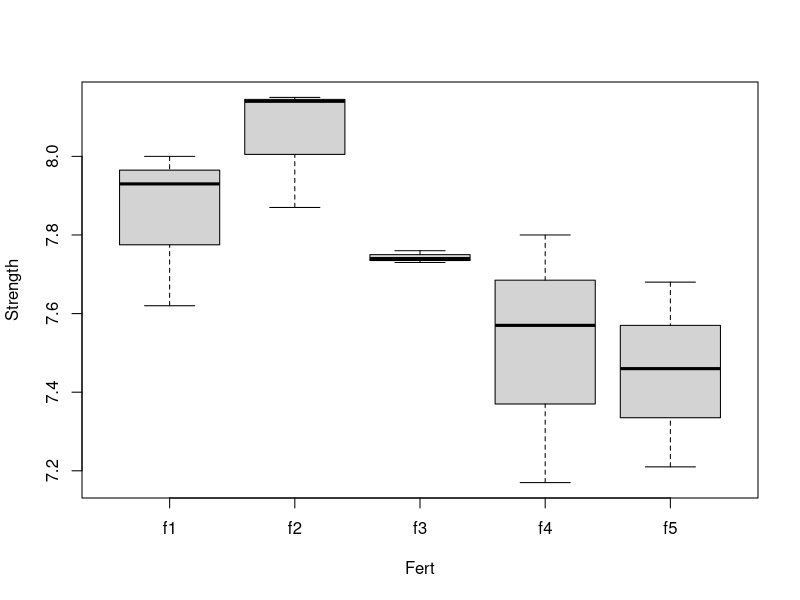
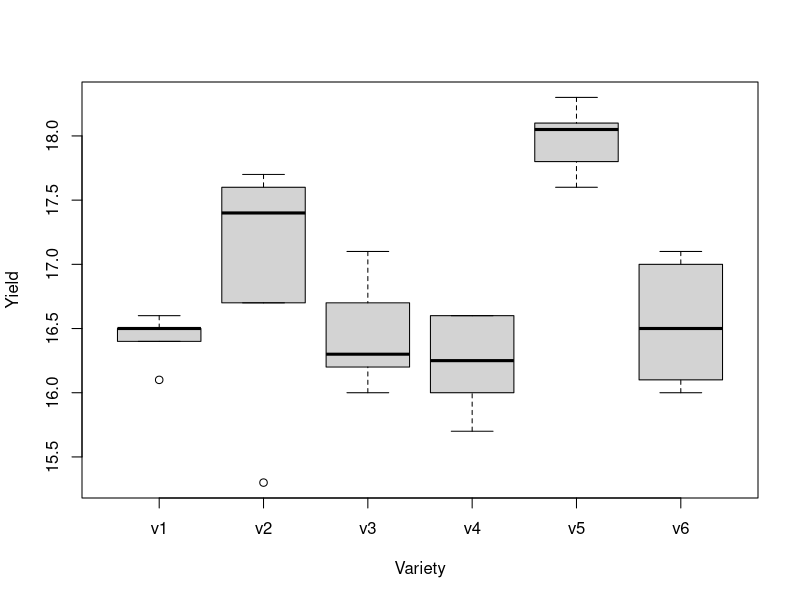
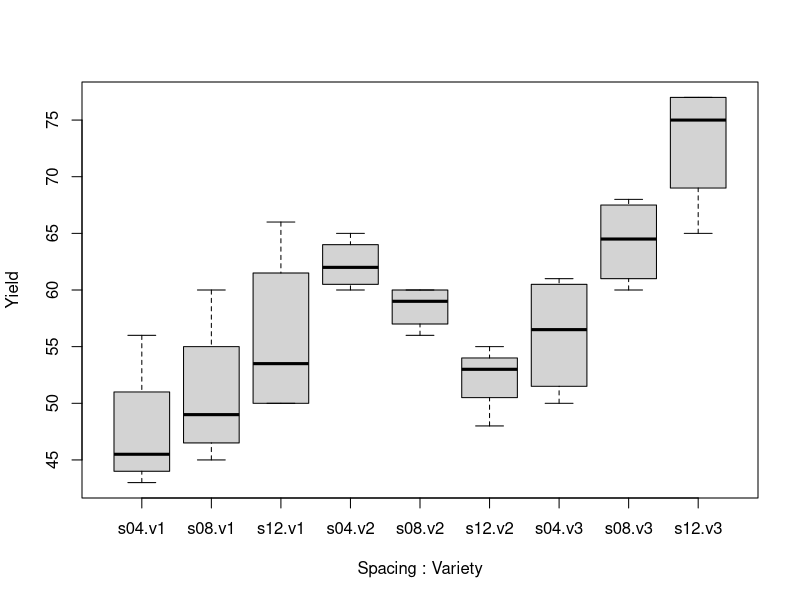
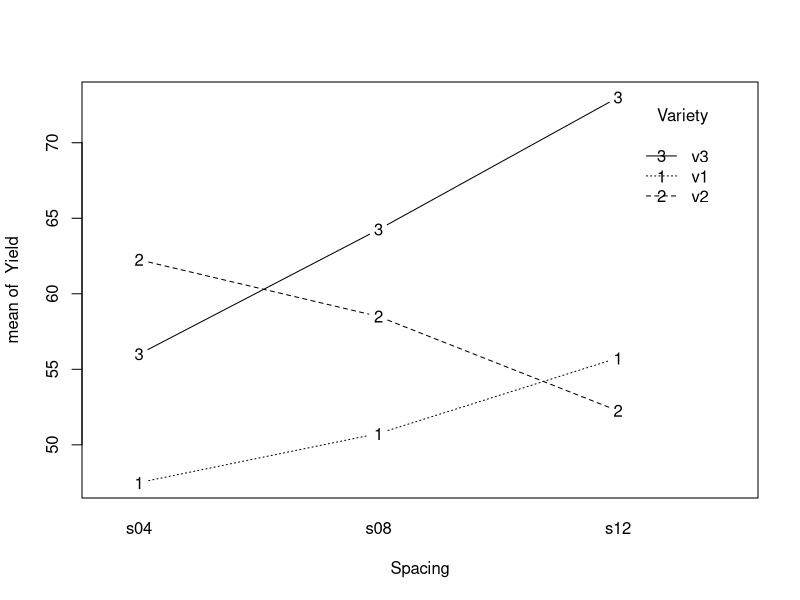
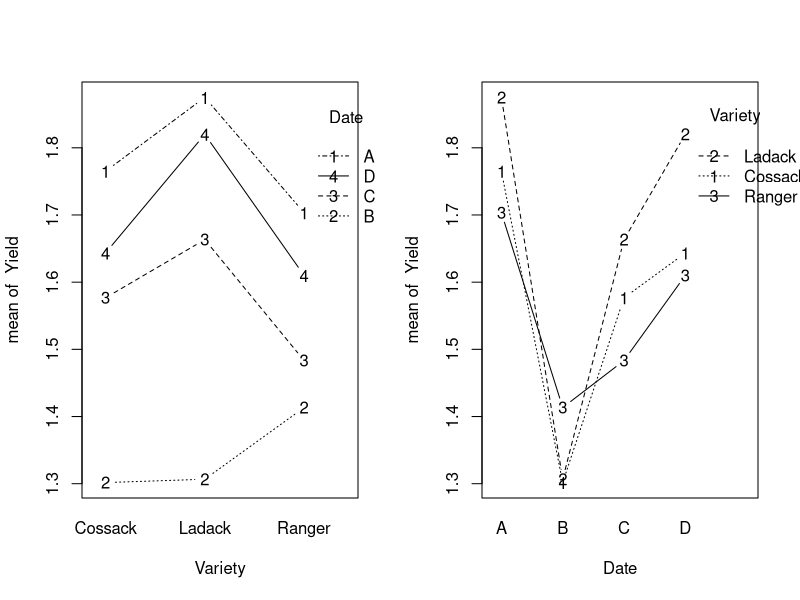

Generate these figures, in order, with R:
################################################################
# MK-002-EN Applied Statistics / MK-002 Angewandte Statistik / #
# MK-002-EN-DI Applied Statistics                              #
# *** Experimental Designs ***                                 #
################################################################

library("lme4"); library("emmeans");  
library("multcomp"); library("multcompView")
options ( contrasts = c("contr.sum","contr.sum") )

# 1 Randomized complete block design: Cotton
############################################

# Data preparation:
cotton <- read.table ("v14-u41-01.csv", header=T, sep=";", dec=",",
                      stringsAsFactors = T) 
str(cotton)

# Analysis of variance:
boxplot( Strength ~ Fert , data=cotton )
m1 <- aov ( Strength ~ Blk + Fert, data=cotton )
summary ( m1 )

# Means:
model.tables ( m1, "means" )

# Least significant differences:
va  <- anova ( m1 )             # Analysis of variance
b <- 3; t <- 5                  # Number of blocks and treatments
sed <- sqrt ( 2 * va[3,3] / b)  # Standard error of a difference of means
dfe <- va[3,1]                  # Degrees of freedom residuals
lsd <- qt(0.975,dfe) * sed                 # Least significant difference
hsd <- qtukey(0.95,t,dfe) * sed / sqrt(2)  # Honestly significant diff.
sed; lsd; hsd

# Pairwise comparisons, unadjusted:
e.F <- emmeans ( m1, ~Fert )
cld ( e.F, adjust="none" )
test( contrast (e.F , "pairwise"), adjust="none")

# Pairwise comparisons, adjusted:
cld ( e.F, adjust="tukey" )
cld ( e.F, adjust="tukey", alpha=0.1 ) # changing the significance level
test( contrast (e.F , "pairwise"), adjust="tukey")


# 2 Latin square: Sugar beets
#############################

# Data input:
sugar <- read.table ( "v14-u41-02.csv", header=T, sep=";", dec=",",
                      stringsAsFactors = T)
str(sugar)
head(sugar)

boxplot ( Yield ~ Variety, data=sugar )

# Anaylsis of variance:
m2 <- aov ( Yield ~ Row + Col + Variety, data=sugar )
summary ( m2 )

# Least significant differences:
r   <- 6                         # 6 rows, 6 columns, 6 treatments
va  <- anova ( m2 ) 
sed <- sqrt ( 2* va[4,3] / r)    # va[4,3]: MS residuals
dfe <- va[4,1]                   # df residuals
lsd <- qt(0.975,dfe) * sed 
hsd <- qtukey(0.95,r,dfe) * sed / sqrt(2) 
sed; lsd; hsd

# Means and pairwise comparions:
e.V <- emmeans(m2, ~Variety)
cld ( e.V, adjust="none" )
test( contrast ( e.V, "pairwise"), adjust="none" )


# 3 Simple lattice: Soy beans
#############################

# Data input:
soy <- read.table ( "v14-u41-03.csv", header=T, sep=";", dec=",",
                    stringsAsFactors = T)
str(soy)

# Analysis of variance:
soy$Block.in.Rep <- soy$Block:soy$Rep   # Sequence of model terms!!
m3 <- aov ( Yield ~ Rep + Block.in.Rep + Variety , data=soy)
summary(m3)

# Least significant differences:
r <- 2; k <- 5                    # 2 replications, blocksize k = 5
va <- anova ( m3 )
msb <- va[2,3]                    # mean squares of the block
mse <- va[4,3]; dfe <- va[4,1]    # mean squares and degrees of freedom of residuals
w <- (msb-mse) / (k*(r-1)*msb)

# Different values for first and second associates:
sed.l1 <- sqrt( 2*mse/r*(1+(r-1)*w)); lsd.l1 <- qt(0.975,dfe) * sed.l1 
sed.l0 <- sqrt( 2*mse/r*(1+r*w))    ; lsd.l0 <- qt(0.975,dfe) * sed.l0 

sed.l1; sed.l0
lsd.l1; lsd.l0

# Calculation of adjusted entry means using a mixed model:
m3a <- lmer(Yield ~   (1|Rep) + (1|Block.in.Rep) + Variety , data=soy)
# (1|...) means random factor
emmeans(m3a, ~Variety)


# 4 Randomized complete block design with two factors: Cowpeas
##############################################################

peas <- read.table ( "v14-u41-04.csv", header=T, sep=";", dec=",",
                     stringsAsFactors = T)
str(peas)

# Analysis of variance:
boxplot ( Yield ~ Spacing:Variety , data=peas )
m4 <- aov ( Yield ~ Block + Spacing + Variety + Spacing:Variety ,
            data=peas)
summary(m4)

# Plot interaction:
with ( peas, interaction.plot ( Spacing, Variety, Yield, type="b"))

# Least significant differences:
r <- 4; a <- 3; b <- 3
va <- anova ( m4 ) 
mse <- va[5,3]; mse
dfe <- va[5,1]; dfe
sed.a <- sqrt( 2*mse/(r*b)) 
sed.b <- sqrt( 2*mse/(r*a)) 
sed.ab <- sqrt( 2*mse/(r)) 
lsd.a <- qt(0.975,dfe) * sed.a 
lsd.b <- qt(0.975,dfe) * sed.b 
lsd.ab <- qt(0.975,dfe) * sed.ab

sed.a; sed.b; sed.ab  # different values for comparisons
lsd.a; lsd.b; lsd.ab  # between main factors and treatment combinations

# Means and pairwise comparisons:
e.V1 <- emmeans(m4, ~Spacing:Variety)
e.V1

e.V2 <- emmeans(m4, ~Spacing|Variety)         # different display
cld ( e.V2, adjust="none", sort=F )
test( contrast ( e.V2, "pairwise"), adjust="none" )

e.V3 <- emmeans(m4, ~Variety|Spacing)
cld ( e.V3, adjust="none", sort=F )
test( contrast ( e.V3, "pairwise"), adjust="none" )  # different display


# 5 Split plot:  Alfalfa
########################

# Data input:
alf <- read.table ( "v14-u41-05.csv", header=T, sep=";", dec=",",
                    stringsAsFactors = T)
str(alf)

# Analysis of variance:
m5 <- aov(Yield ~ Variety + Date + Date:Variety 
          + Error(Block/Variety), data=alf)
summary (m5)

# Plot interaction
par (mfrow=c(1,2))
with ( alf, interaction.plot (  Variety, Date, Yield, type="b" ))
with ( alf, interaction.plot (  Date, Variety, Yield, type="b" ))

# Least significant differences
r <- 6 ; a <- 3 ; b <- 4                 # 6 blocks, 3 varieties, 4 dates
ms.me <- summary(m5)[[2]][[1]][2,3]
ms.se <- summary(m5)[[3]][[1]][3,3]
df.me <- summary(m5)[[2]][[1]][2,1]
df.se <- summary(m5)[[3]][[1]][3,1]
df.ia <- ( ms.me + (b-1)*ms.se ) ^2 /    # Satterthwaite Approximation
  ( ms.me ^2 / df.me  +  ((b-1)*ms.se)^2 / df.se ) 
sed.1 <- sqrt(2*ms.me/r/b); sed.2 <- sqrt(2*ms.se/r/ a)
sed.3 <- sqrt(2*ms.se/r  ); sed.4 <- sqrt(2*(ms.me+(b-1)*ms.se)/r/b)
lsd.1 <- qt(0.975,df.me) * sed.1 ;  lsd.2 <- qt(0.975,df.se) * sed.2 
lsd.3 <- qt(0.975,df.se) * sed.3 ;  lsd.4 <- qt(0.975,df.ia) * sed.4 

sed.1; sed.2; sed.3; sed.4
lsd.1; lsd.2; lsd.3; lsd.4

# Pairwise comparisons
e.V <- emmeans(m5, ~Variety)
cld ( e.V, adjust="none",sort=F)
test( contrast ( e.V, "pairwise"), adjust="none" )

e.D <- emmeans(m5, ~Date)
cld ( e.D, adjust="none",sort=F)
test( contrast ( e.D, "pairwise"), adjust="none" )

e.DV <- emmeans(m5, ~Date|Variety)
cld ( e.DV, adjust="none",sort=F )
test( contrast ( e.DV, "pairwise"), adjust="none" )

e.VD <- emmeans(m5, ~Variety|Date)
cld ( e.VD, adjust="none",sort=F )
test( contrast ( e.VD, "pairwise"), adjust="none" )


# 6 Cleaning up
###############

rm(list = ls())
            
